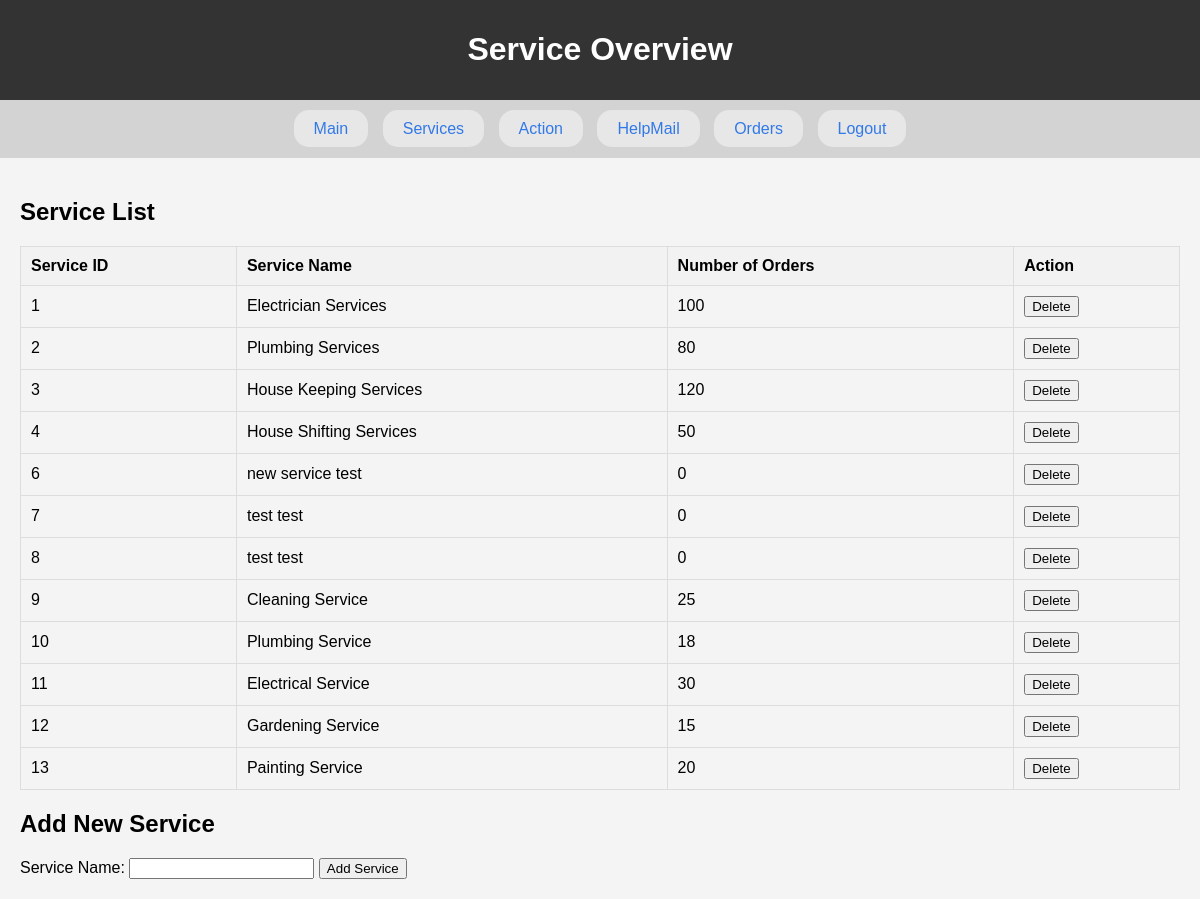
Screenshot of /TuktakHomeService/admin/controllers/serviceController.php (signed in) with the database file from the repository.
### tables this page shows
CREATE TABLE `services` (
  `service_id` int(11) NOT NULL,
  `service_name` varchar(255) DEFAULT NULL,
  `service_description` varchar(250) DEFAULT NULL,
  `service_cost` decimal(10,2) DEFAULT NULL,
  `cost_of_app` decimal(10,2) DEFAULT NULL,
  `cost_of_serviceman` decimal(10,2) DEFAULT NULL,
  `total_orders` int(11) DEFAULT NULL,
  `tap` int(11) DEFAULT NULL,
  `serviceImage` longblob DEFAULT NULL,
  `service_Rating` decimal(3,2) DEFAULT NULL,
  `service_image` varchar(255) DEFAULT NULL
);

### TuktakHomeService/admin/controllers/serviceController.php (called while the page is built, shortened)
<?php
include("../views/services.php");
?>

### TuktakHomeService/admin/models/serviceList.php (called while the page is built, shortened)
<?php
        $conn = connectToDatabase();
        $sql = "SELECT * FROM services";
        $result = $conn->query($sql);
?>

### TuktakHomeService/admin/controllers/serviceList.php (called while the page is built)
<?php
include("../models/serviceList.php");
?>

### TuktakHomeService/admin/views/services.php (the view, shortened to what this page needs)
<!DOCTYPE html>
<html lang="en">
<head>
    <link rel="stylesheet" href="../public/css/style.css">
</head>
<body>
    <header>
        <h1>Service Overview</h1>
    </header>
    <?php
    include("nav.php");
    ?>
<section>
        <h2>Service List</h2>
        <?php
        include("../controllers/serviceList.php");
        if ($result->num_rows > 0) {
            echo "<table>";
            echo "<tr><th>Service ID</th><th>Service Name</th><th>Number of Orders</th><th>Action</th></tr>";
            while ($row = $result->fetch_assoc()) {
                echo "<tr>";
                echo "<td>" . $row["service_id"] . "</td>";
                echo "<td>" . $row["service_name"] . "</td>";
                echo "<td>" . $row["total_orders"] . "</td>";
                echo '<td>';
                echo '<form action="../controllers/serviceController.php" method="post">';
                echo '<button type="submit" name="deleteService">Delete</button>';
                echo '</form>';
                echo '</td>';
                echo "</tr>";
            }
            echo "</table>";
        } else {
            echo "No services found.";
        }
        ?>
        <form action="../controllers/serviceController.php" method="post">
            <h2>Add New Service</h2>
            <label for="newServiceName">Service Name:</label>
            <input type="text" id="newServiceName" name="newServiceName" required>
            <button type="submit" name="addService">Add Service</button>
        </form>
    </section>
</body>
</html>

### TuktakHomeService/admin/views/nav.php
<nav>
        <a href="../controllers/adminDashboardController.php">Main</a>
        <a href="../controllers/serviceController.php">Services</a>
        <a href="../controllers/actionController.php">Action</a>
        <a href="../controllers/helpmailController.php">HelpMail</a>
        <a href="../controllers/ordersController.php">Orders</a>
        <a href="../controllers/logout.php">Logout</a>
    </nav>

### TuktakHomeService/admin/public/css/style.css (style rules this page uses)
body { font-family: Arial, sans-serif; margin: 0; padding: 0; background-color: #f4f4f4; }
header { background-color: #333; color: #fff; padding: 10px; text-align: center; }
nav { background-color: #d3d3d3; color: #fff; padding: 20px; text-align: center; }
a { font: bold 16px; color: #3279e8; background-color: #e7e7e7; border-radius: 15px; padding: 10px 20px; margin: 5px; cursor: pointer; text-decoration: none; }
section { padding: 20px; }

### TuktakHomeService/admin/views/services.php (style rules this page uses)
table { border-collapse: collapse; width: 100%; }
table, th, td { border: 1px solid #ddd; }
th, td { padding: 10px; text-align: left; }
th { background-color: #f2f2f2; }

### rows the page displays
services: service_id "1", service_name "Electrician Services", total_orders "100"
services: service_id "2", service_name "Plumbing Services", total_orders "80"
services: service_id "3", service_name "House Keeping Services", total_orders "120"
services: service_id "4", service_name "House Shifting Services", total_orders "50"
services: service_id "6", service_name "new service test", total_orders "0"
services: service_id "7", service_name "test test", total_orders "0"
services: service_id "8", service_name "test test", total_orders "0"
services: service_id "9", service_name "Cleaning Service", total_orders "25"
services: service_id "10", service_name "Plumbing Service", total_orders "18"
services: service_id "11", service_name "Electrical Service", total_orders "30"
services: service_id "12", service_name "Gardening Service", total_orders "15"
services: service_id "13", service_name "Painting Service", total_orders "20"
